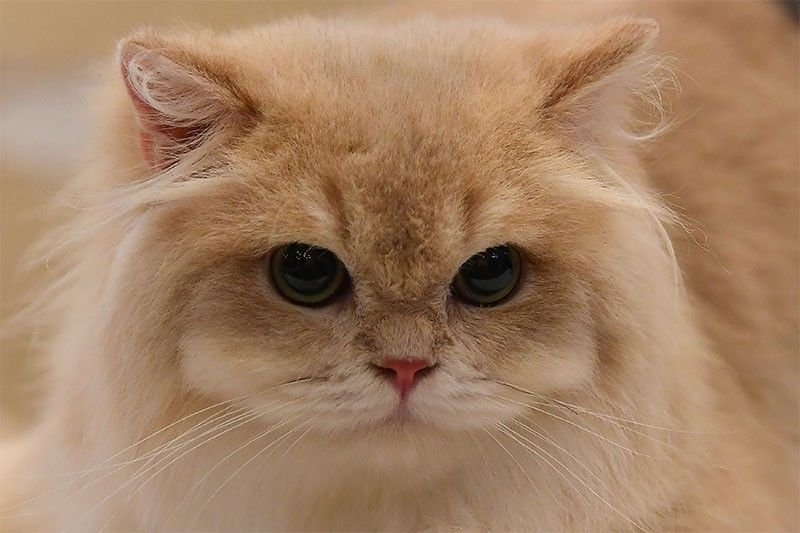
#> input picture cat.jpg, 800 x 533 px
$ python blurring.py
#> lines starting #> are read from the running program, lines starting #| are printed output that depends on the picture
import cv2 as cv
import numpy as np
import matplotlib.pyplot as plt

path = 'cat.jpg'
img = cv.imread(path)
#> img is the input picture: shape (533, 800, 3); mean B, G, R 101.3, 130, 164.1
cv.imshow("image", img)

# MAKING THE PICTURE "NORMAL / OVERALL" BLUR
average = cv.blur(img,(21,21))
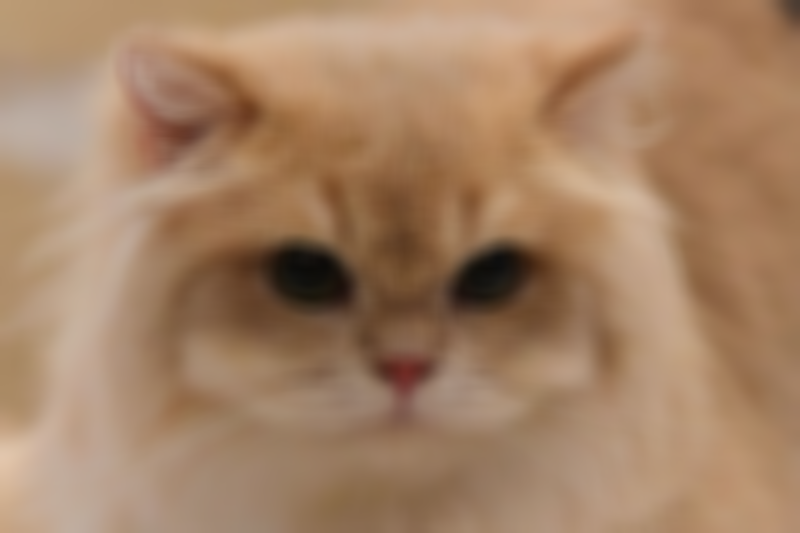
#> average: shape (533, 800, 3); mean B, G, R 101.3, 130, 164
cv.imshow("average", average)

# GAUSSIAN BLUR
gauss = cv.GaussianBlur(img, (21,21), 0)
cv.imshow("gaussian", gauss)

# MEDIAN BLUR
median = cv.medianBlur(img,21)
cv.imshow("median", median)
cv.waitKey(0)
